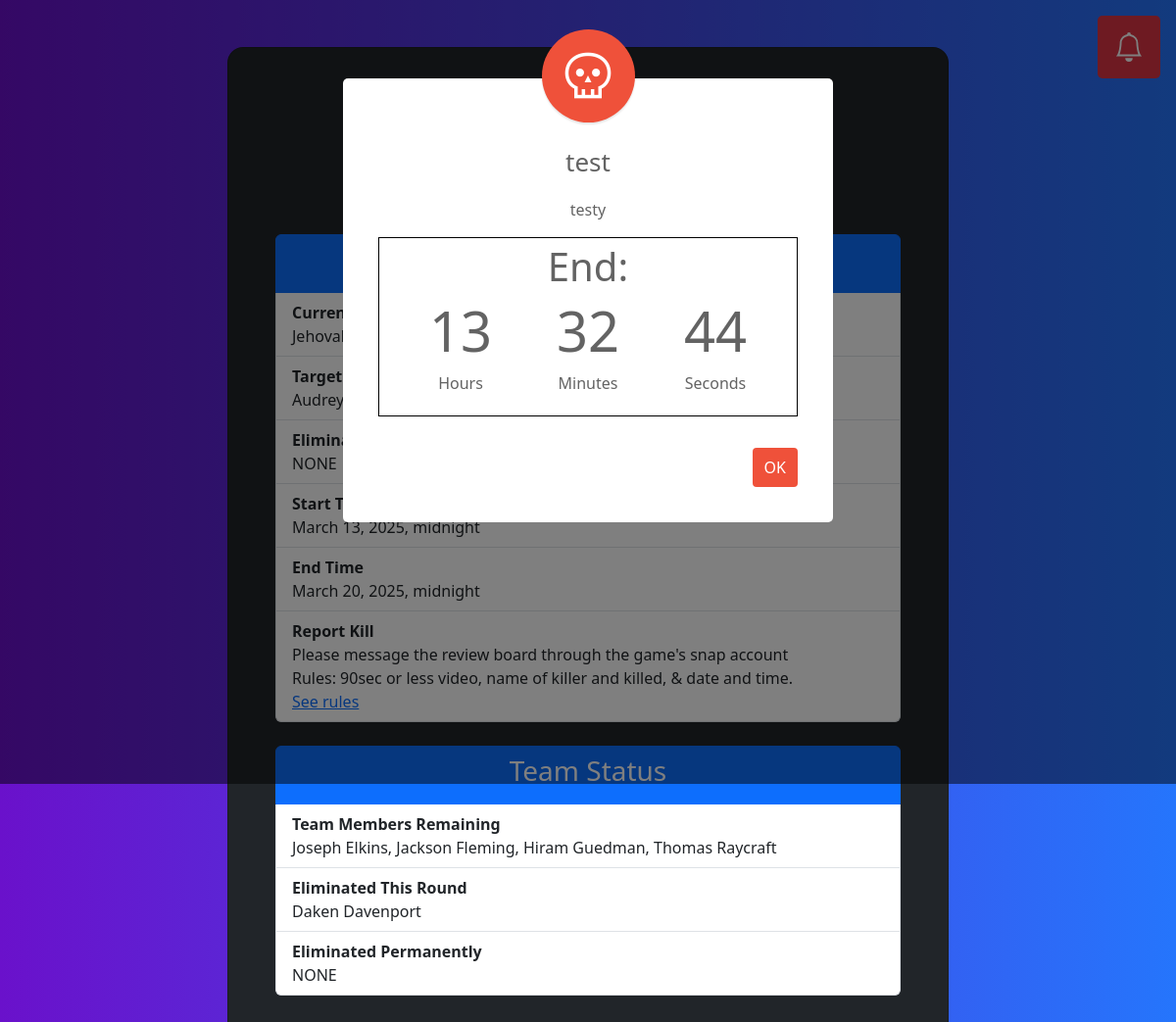
Page /home/U57LMYYK on the committed database.
### assignments/models.py (models this page shows, shortened)
class Team(models.Model):
    id = models.IntegerField(default=0, primary_key=True)
    name = models.CharField(max_length=200)
    eliminated = models.BooleanField(default=False)
    eliminated_date=models.DateField(null=True, blank=True)
    def generate_viewing_code() -> str:
        return ''.join(random.choices(string.ascii_uppercase + string.digits, k=8))
    viewing_code = models.CharField(max_length=8, default=generate_viewing_code, unique=True)

class Round(models.Model):
    index = models.IntegerField(default=0)
    start_date = models.DateTimeField("Date Round Starts")
    end_date = models.DateTimeField("Date Round Ends")
    completed = models.BooleanField(default=False)

class Participant(models.Model):
    name = models.CharField(max_length=200)
    team = models.ForeignKey(Team, on_delete=models.CASCADE, related_name="participants")
    round_eliminated = models.BooleanField(default=False)
    eliminated_permanently = models.BooleanField(default=False)
    def is_eliminated(self):
        return self.round_eliminated or self.eliminated_permanently

class RuleSuspension(models.Model):
    type = models.CharField(max_length=100)
    rules_suspended = models.TextField()
    notification_time = models.DateTimeField()
    start_time = models.DateTimeField()
    end_time = models.DateTimeField()

### assignments/views.py (the view, shortened to what this page needs)
# urls.py: 2. Add a URL to urlpatterns:  path('', views.home, name='home')
def home(request, team_code):
	try:
		team = Team.objects.get(viewing_code=team_code)
		current_round = getCurRound()
		current_round_index = current_round.index
	except (KeyError, Team.DoesNotExist):
		return HttpResponseRedirect(reverse("assignments:login"))
	except (AttributeError):
		dneTemplate = loader.get_template("assignments/roundDNE.html")
		nextRound = Round.objects.all().order_by('start_date').first()
		return HttpResponse(dneTemplate.render({'nextRound': nextRound}, request))
	cur_round_targets = Target.objects.filter(round = current_round).filter(prosecuting_team = team)
	if len(cur_round_targets) != 1:
		print(f"Invalid number of targets!! Currently has {cur_round_targets}")
	cur_target = cur_round_targets[0]
	target_participant_objs = Participant.objects.filter(team=cur_target.target_team).filter(eliminated_permanently=False)
	target_participants = convertQueryToNameList(target_participant_objs)
	eliminated_targets = target_participant_objs.filter(round_eliminated=True)
	elimed_targets = convertQueryToNameList(eliminated_targets)
	remainingMembersObjs = Participant.objects.filter(team=team).filter(round_eliminated=False).filter(eliminated_permanently=False)
	remainingMembers = convertQueryToNameList(remainingMembersObjs)
	roundElimedMembersObjs = Participant.objects.filter(team=team).filter(round_eliminated=True).filter(eliminated_permanently=False)
	roundElimedTeam = convertQueryToNameList(roundElimedMembersObjs)
	permElimedObjs = Participant.objects.filter(team=team).filter(eliminated_permanently=True)
	permElimedTeam = convertQueryToNameList(permElimedObjs)
	notifications = list()
	kills = Kill.objects.filter(target=cur_target)
	for issue in Issue.objects.filter(closed=False):
		notifications.append({
			"header": "New Vote",
			"body": f"{issue.label}. For: {issue.get_for_votes()}, against: {issue.get_against_votes()}, required to pass: {issue.get_majority()}",
			"link": f"/vote/{team_code}/{issue.id}"
		})
	ruleSuspension = getCurRuleSuspension()
	template = loader.get_template("assignments/home.html")
	context = {
		'team_code': team.viewing_code,
		'team_name': team.name,
		'current_round_index': current_round_index,
		'cur_round_start': current_round.start_date,
		'cur_round_end': current_round.end_date,
		'target_participants': ', '.join(target_participants),
		'elimed_targets':  ', '.join(elimed_targets),
		'target_name': cur_target.target_team.name,
		'notifications': notifications,
		'remaining_members': ', '.join(remainingMembers),
		'roundElimedTeam': ', '.join(roundElimedTeam),
		'permElimedTeam': ', '.join(permElimedTeam),
		'cur_target':cur_target,
		'rule_suspension': ruleSuspension
	}
	return HttpResponse(template.render(context, request))

### assignments/models.py (called while the page is built)
    def get_for_votes(self):
        votes = self.votes.filter(in_favor=True)
        count = 0
        for vote in votes:
            if self.team_vote and not vote.team.eliminated:
                count += 1
                continue
            elif not vote.participant.is_eliminated():
                count += 1
        return count

    def get_against_votes(self):
        votes = self.votes.filter(in_favor=False)
        count = 0
        for vote in votes:
            if self.team_vote and not vote.team.eliminated:
                count += 1
                continue
            if not vote.participant.is_eliminated():
                count += 1
        return count

    def get_majority(self):
        majority = 0
        if self.team_vote:
            majority = math.floor(len(Team.objects.filter(eliminated=False)) / 2)
        else:
            majority = math.floor(len(
                Participant.objects.filter(round_eliminated=False).filter(eliminated_permanently=False)
            ) / 2)
        return majority

### assignments/views.py (called while the page is built)
def getCurRound() -> Round:
	rounds = Round.objects.all()
	for round in rounds:
		if round.start_date <= timezone.now() and round.end_date > timezone.now():
			return round
	return None

def getCurRuleSuspension () -> RuleSuspension:
	ruleSuspensions = RuleSuspension.objects.all()
	print(ruleSuspensions)
	print(timezone.now())
	for r in ruleSuspensions:
		print(r.end_time > timezone.now(), r.end_time, timezone.now())
		if r.notification_time <= timezone.now() and r.end_time > timezone.now():
			return r
	return None

def convertQueryToNameList(query) -> list:
	out = list()
	for p in query:
		out.append(p.name)
	if len(out) == 0:
		out.append("NONE")
	return out

### assignments/templates/assignments/home.html (shortened to what this page needs)
<!DOCTYPE html>
<html>
    <head>
        {% load bootstrap5 %}
        {% bootstrap_css %}
        {% load static %}
    </head>
    <body style="background:black;">
      <section class="h-100 gradient-custom">
        <div class="container py-5 h-100">
          <div class="row d-flex justify-content-center align-items-center h-100">
            <div class="col-20 col-md-16 col-lg-10 col-xl-8">
              <div class="card bg-dark text-white" style="border-radius: 1rem;">
                <div class="card-body p-5 text-center">
                  <div class="mb-md-5 mt-md-4 pb-5">
                    <h2 class="fw-bold mb-2 text-uppercase text-lg-left">Welcome</h2>
                    <p class="text-white-50" style="margin-bottom: 3rem">Team: {{team_name}}</p>
                    <ul class="list-group">
                      <li class="list-group-item active">
                        <h3>Round {{current_round_index}}</h3>
                      </li>
                      <li class="list-group-item d-flex flex-column justify-content-between align-items-start">
                        <div class="fw-bold">Current Target Team</div>
                        {{target_name}}
                      </li>
                      <li class="list-group-item d-flex flex-column justify-content-between align-items-start">
                        <div class="fw-bold">Target Team Members</div>
                        {{target_participants}}
                      </li>
                      <li class="list-group-item d-flex flex-column justify-content-between align-items-start">
                        <div class="fw-bold">Eliminated</div>
                        {{elimed_targets}}
                      </li>
                      <li class="list-group-item d-flex flex-column justify-content-between align-items-start">
                        <div class="fw-bold">Start Time</div>
                        {{cur_round_start}}
                      </li>
                      <li class="list-group-item d-flex flex-column justify-content-between align-items-start">
                        <div class="fw-bold">End Time</div>
                        {{cur_round_end}}
                      </li>
                      <li class="list-group-item d-flex flex-column justify-content-between align-items-start">
                        <div class="fw-bold">Report Kill</div>
                        <div>Please message the review board through the game's snap account</div>
                        <div>Rules: 90sec or less video, name of killer and killed, & date and time.</div>
                        <a
                          href="https://docs.google.com/document/d/1oT0aCWM9ndnWauNS-hPh288OYx0aJeUS5GiKSXL4X8A/"
                          target="_blank"
                        >See rules</a>
                      </li>
                    </ul>
                    <ul class="list-group">
                      <li class="list-group-item active">
                        <h3>Team Status</h3>
                      </li>
                      <li class="list-group-item d-flex flex-column justify-content-between align-items-start">
                        <div class="fw-bold">Team Members Remaining</div>
                        {{remaining_members}}
                      </li>
                      <li class="list-group-item d-flex flex-column justify-content-between align-items-start">
                        <div class="fw-bold">Eliminated This Round</div>
                        {{roundElimedTeam}}
                      </li>
                      <li class="list-group-item d-flex flex-column justify-content-between align-items-start">
                        <div class="fw-bold">Eliminated Permanently</div>
                        {{permElimedTeam}}
                      </li>
                    </ul>
                </div>
              </div>
            </div>
          </div>
        </div>
      </section>
      <button
        class="notification-btn"
        id="notification_btn_id"
      >
      </button>
      <div id="purgeModel" class="modal hide fade " tabindex="-1">
        <div class="modal-dialog modal-confirm modal-md">
          <div class="modal-content d-flex justify-content-center">
            <div class="modal-header">
              <div class="icon-box">
                <i class="material-symbols-outlined">skull</i>
              </div>
              <h4 class="modal-title w-100">{{rule_suspension.type}}</h4>
            </div>
            <div class="modal-body">
              <p class="text-center">{{rule_suspension.rules_suspended}}</p>
              <div id="purge-end-countdown" style="display:none">
                <h1>End:</h1>
                <div id="purge-countdown-child">
                  <div class="col-3">
                    <h3 id="hours2" class="display-4">00</h3>
                    <p>Hours</p>
                  </div>
                  <div class="col-3">
                    <h3 id="minutes2" class="display-4">00</h3>
                    <p>Minutes</p>
                  </div>
                  <div class="col-3">
                    <h3 id="seconds2" class="display-4">00</h3>
                    <p>Seconds</p>
                  </div>
                </div>
              </div>
            </div>
            <div class="modal-footer">
              <button id="model-dismiss" class="btn btn-danger btn-block">OK</button>
            </div>
          </div>
        </div>
      </div>
    </body>
</html>

### assignments/templates/assignments/home.html (style rules this page uses)
.gradient-custom { background: #6a11cb; background: -webkit-linear-gradient(to right, rgba(106, 17, 203, 1), rgba(37, 117, 252, 1)); background: linear-gradient(to right, rgba(106, 17, 203, 1), rgba(37, 117, 252, 1)); min-height: 100vh; }
.notification-btn { position: fixed; right: 1rem; top: 1rem; width:4rem; height:4rem; padding: .5rem 1rem; font-size: 1.25rem; border-radius: .3rem; color: #fff; background-color: #dc3545; border-color: #dc3545; display: inline-block; font-weight: 400; line-height: 1.5; text-align: center; text-decoration: none; vertical-align: middle; user-select: none; border: 1px solid transparent; transition: color .15sease-in-out, background-color .15sease-in-out, border-color .15sease-in-out, box-shadow .15sease-in-out; -webkit-appearance: button; }
.modal-confirm { color: #636363; }
.modal-confirm .modal-content { padding: 20px; border-radius: 5px; border: none; }
.modal-confirm .modal-header { border-bottom: none; position: relative; }
.modal-confirm h4 { text-align: center; font-size: 26px; margin: 30px 0 -15px; }
.modal-confirm .form-control, .modal-confirm .btn { min-height: 40px; border-radius: 3px; }
.modal-confirm .modal-footer { border: none; text-align: center; border-radius: 5px; font-size: 13px; }
.modal-confirm .icon-box { color: #fff; position: absolute; margin: 0 auto; left: 0; right: 0; top: -70px; width: 95px; height: 95px; border-radius: 50%; z-index: 9; background: #ef513a; padding: 15px; text-align: center; box-shadow: 0px 2px 2px rgba(0, 0, 0, 0.1); }
.modal-confirm .icon-box i { font-size: 56px; position: relative; top: 4px; }
.modal-confirm.modal-dialog { margin-top: 80px; }
.modal-confirm .btn { color: #fff; border-radius: 4px; background: #ef513a; text-decoration: none; transition: all 0.4s; line-height: normal; border: none; }
#purge-end-countdown { display: flex; flex-direction: column; align-items: center; justify-content: center; text-align: center; border-style: solid; border-width: 1px; border-color: black; padding:5px; width:100%; }
#purge-countdown-child { display: flex; flex-direction: row; align-items: center; justify-content: space-evenly; width:100%; text-align: center; }

### rows in the picture
Team: name "Jehovah's…"
Round: start_date "March 13, 2025, midnight", end_date "March 20, 2025, midnight"
Participant: name "Daken Davenport"
RuleSuspension: type "test", rules_suspended "testy"

### other values in the picture
{{ target_participants }} "Audrey…"
{{ elimed_targets }} "NONE"
{{ remaining_members }} "Joseph Elkins, Jackson Fleming, Hiram Guedman, Thomas Raycraft"
{{ permElimedTeam }} "NONE"
